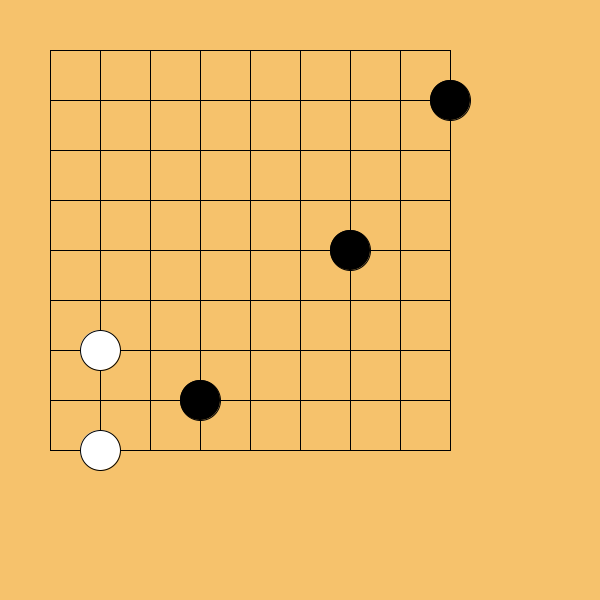
Frame 1 (no input)
Frame 60 (the mouse pressed at the canvas centre just before this capture): identical to frame 1, image omitted
Frame 120 (the mouse held since frame 60 and released just before this capture): identical to frame 1, image omitted

The Processing sketch that drew this single still picture (run headless with seeded random() and noise(); from frame 60 on, the mouse is pressed at the canvas centre):

// Processing sketch: week04_7
// ── week04_7.pde
void setup()
{
  size(600,600);
}

int [][] go={
  {0,0,0,0,0,0,0,0,1},
  {0,0,0,0,0,0,0,0,0},
  {0,0,0,0,0,0,0,0,0},
  {0,0,0,0,0,0,1,0,0},
  {0,0,0,0,0,0,0,0,0},
  {0,0,0,0,0,0,0,0,0},
  {0,2,0,1,0,0,0,0,0},
  {0,0,0,0,0,0,0,0,0},
  {0,2,0,0,0,0,0,0,0}
};

void draw()
{
  background(246,194,108);
  for(int i=1;i<=9;i++)
  {
    line(50,50*i,450,50*i);
    line(50*i,50,50*i,450);
  }
  for(int i=0;i<9;i++)
  {
    for(int j=0;j<9;j++)
    {
      if(go[i][j]==1)
      {
        fill(0);
        ellipse(50+j*50,100+i*50,40,40);
      }
      else if(go[i][j]==2)
      {
        fill(255);
        ellipse(50+j*50,50+i*50,40,40);
      }
    }
  }
}
